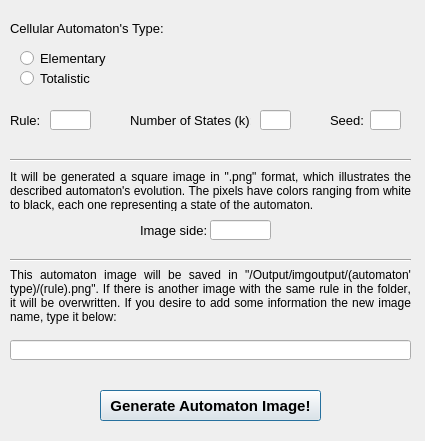
<?xml version="1.0" encoding="UTF-8"?>
<ui version="4.0">
 <class>DGenImg</class>
 <widget class="QDialog" name="DGenImg">
  <property name="geometry">
   <rect>
    <x>0</x>
    <y>0</y>
    <width>425</width>
    <height>441</height>
   </rect>
  </property>
  <property name="windowTitle">
   <string>Generate Image</string>
  </property>
  <property name="windowIcon">
   <iconset>
    <normaloff>logo.png</normaloff>logo.png</iconset>
  </property>
  <widget class="QRadioButton" name="radioButtonTotalistico">
   <property name="geometry">
    <rect>
     <x>20</x>
     <y>70</y>
     <width>82</width>
     <height>17</height>
    </rect>
   </property>
   <property name="font">
    <font>
     <pointsize>10</pointsize>
    </font>
   </property>
   <property name="text">
    <string>Totalistic</string>
   </property>
  </widget>
  <widget class="QLabel" name="labelStates">
   <property name="geometry">
    <rect>
     <x>130</x>
     <y>110</y>
     <width>121</width>
     <height>20</height>
    </rect>
   </property>
   <property name="font">
    <font>
     <pointsize>10</pointsize>
    </font>
   </property>
   <property name="text">
    <string>Number of States (k):</string>
   </property>
   <property name="buddy">
    <cstring>lineEditK</cstring>
   </property>
  </widget>
  <widget class="QLabel" name="labelRule">
   <property name="geometry">
    <rect>
     <x>10</x>
     <y>110</y>
     <width>31</width>
     <height>20</height>
    </rect>
   </property>
   <property name="font">
    <font>
     <pointsize>10</pointsize>
    </font>
   </property>
   <property name="text">
    <string>Rule: </string>
   </property>
   <property name="buddy">
    <cstring>lineEditRule</cstring>
   </property>
  </widget>
  <widget class="QLabel" name="labelInfo">
   <property name="geometry">
    <rect>
     <x>10</x>
     <y>260</y>
     <width>401</width>
     <height>71</height>
    </rect>
   </property>
   <property name="font">
    <font>
     <pointsize>9</pointsize>
     <strikeout>false</strikeout>
     <kerning>false</kerning>
    </font>
   </property>
   <property name="layoutDirection">
    <enum>Qt::LeftToRight</enum>
   </property>
   <property name="text">
    <string>This automaton image will be saved in &quot;/Output/imgoutput/(automaton' type)/(rule).png&quot;. If there is another image with the same rule in the folder, it will be overwritten. If you desire to add some information the new image name, type it below:</string>
   </property>
   <property name="textFormat">
    <enum>Qt::AutoText</enum>
   </property>
   <property name="scaledContents">
    <bool>false</bool>
   </property>
   <property name="alignment">
    <set>Qt::AlignJustify|Qt::AlignVCenter</set>
   </property>
   <property name="wordWrap">
    <bool>true</bool>
   </property>
   <property name="buddy">
    <cstring>lineEditInfo</cstring>
   </property>
  </widget>
  <widget class="QLabel" name="labelSide">
   <property name="geometry">
    <rect>
     <x>140</x>
     <y>220</y>
     <width>71</width>
     <height>21</height>
    </rect>
   </property>
   <property name="font">
    <font>
     <pointsize>10</pointsize>
    </font>
   </property>
   <property name="text">
    <string>Image side:</string>
   </property>
   <property name="buddy">
    <cstring>lineEditSide</cstring>
   </property>
  </widget>
  <widget class="Line" name="line_3">
   <property name="geometry">
    <rect>
     <x>10</x>
     <y>250</y>
     <width>401</width>
     <height>20</height>
    </rect>
   </property>
   <property name="orientation">
    <enum>Qt::Horizontal</enum>
   </property>
  </widget>
  <widget class="QLabel" name="labelSeed">
   <property name="geometry">
    <rect>
     <x>330</x>
     <y>110</y>
     <width>61</width>
     <height>21</height>
    </rect>
   </property>
   <property name="font">
    <font>
     <pointsize>10</pointsize>
    </font>
   </property>
   <property name="text">
    <string>Seed:</string>
   </property>
   <property name="buddy">
    <cstring>lineEditSeed</cstring>
   </property>
  </widget>
  <widget class="QPushButton" name="pushButtonGenerate">
   <property name="geometry">
    <rect>
     <x>100</x>
     <y>390</y>
     <width>221</width>
     <height>31</height>
    </rect>
   </property>
   <property name="font">
    <font>
     <pointsize>11</pointsize>
     <weight>75</weight>
     <bold>true</bold>
    </font>
   </property>
   <property name="text">
    <string>Generate Automaton Image!</string>
   </property>
  </widget>
  <widget class="QRadioButton" name="radioButtonElementar">
   <property name="geometry">
    <rect>
     <x>20</x>
     <y>50</y>
     <width>91</width>
     <height>17</height>
    </rect>
   </property>
   <property name="font">
    <font>
     <pointsize>10</pointsize>
    </font>
   </property>
   <property name="text">
    <string>Elementary</string>
   </property>
  </widget>
  <widget class="QLineEdit" name="lineEditSide">
   <property name="geometry">
    <rect>
     <x>210</x>
     <y>220</y>
     <width>61</width>
     <height>20</height>
    </rect>
   </property>
   <property name="text">
    <string/>
   </property>
  </widget>
  <widget class="QLabel" name="labelSideInfo">
   <property name="geometry">
    <rect>
     <x>10</x>
     <y>170</y>
     <width>401</width>
     <height>41</height>
    </rect>
   </property>
   <property name="font">
    <font>
     <pointsize>9</pointsize>
    </font>
   </property>
   <property name="text">
    <string>It will be generated a square image in &quot;.png&quot; format, which illustrates the described automaton's evolution. The pixels have colors ranging from white to black, each one representing a state of the automaton.</string>
   </property>
   <property name="alignment">
    <set>Qt::AlignJustify|Qt::AlignVCenter</set>
   </property>
   <property name="wordWrap">
    <bool>true</bool>
   </property>
  </widget>
  <widget class="QLineEdit" name="lineEditK">
   <property name="geometry">
    <rect>
     <x>260</x>
     <y>110</y>
     <width>31</width>
     <height>20</height>
    </rect>
   </property>
   <property name="text">
    <string/>
   </property>
  </widget>
  <widget class="QLineEdit" name="lineEditSeed">
   <property name="geometry">
    <rect>
     <x>370</x>
     <y>110</y>
     <width>31</width>
     <height>20</height>
    </rect>
   </property>
   <property name="text">
    <string/>
   </property>
  </widget>
  <widget class="QLineEdit" name="lineEditInfo">
   <property name="geometry">
    <rect>
     <x>10</x>
     <y>340</y>
     <width>401</width>
     <height>20</height>
    </rect>
   </property>
  </widget>
  <widget class="Line" name="line_2">
   <property name="geometry">
    <rect>
     <x>10</x>
     <y>150</y>
     <width>401</width>
     <height>20</height>
    </rect>
   </property>
   <property name="orientation">
    <enum>Qt::Horizontal</enum>
   </property>
  </widget>
  <widget class="QLineEdit" name="lineEditRule">
   <property name="geometry">
    <rect>
     <x>50</x>
     <y>110</y>
     <width>41</width>
     <height>20</height>
    </rect>
   </property>
   <property name="text">
    <string/>
   </property>
  </widget>
  <widget class="QLabel" name="labelTypeCA">
   <property name="geometry">
    <rect>
     <x>10</x>
     <y>20</y>
     <width>181</width>
     <height>16</height>
    </rect>
   </property>
   <property name="font">
    <font>
     <pointsize>10</pointsize>
    </font>
   </property>
   <property name="text">
    <string>Cellular Automaton's Type:</string>
   </property>
  </widget>
 </widget>
 <tabstops>
  <tabstop>radioButtonElementar</tabstop>
  <tabstop>radioButtonTotalistico</tabstop>
  <tabstop>lineEditRule</tabstop>
  <tabstop>lineEditK</tabstop>
  <tabstop>lineEditSeed</tabstop>
  <tabstop>lineEditSide</tabstop>
  <tabstop>lineEditInfo</tabstop>
  <tabstop>pushButtonGenerate</tabstop>
 </tabstops>
 <resources/>
 <connections>
  <connection>
   <sender>radioButtonElementar</sender>
   <signal>clicked(bool)</signal>
   <receiver>lineEditK</receiver>
   <slot>setDisabled(bool)</slot>
   <hints>
    <hint type="sourcelabel">
     <x>76</x>
     <y>54</y>
    </hint>
    <hint type="destinationlabel">
     <x>276</x>
     <y>116</y>
    </hint>
   </hints>
  </connection>
  <connection>
   <sender>radioButtonElementar</sender>
   <signal>clicked(bool)</signal>
   <receiver>lineEditSeed</receiver>
   <slot>setDisabled(bool)</slot>
   <hints>
    <hint type="sourcelabel">
     <x>90</x>
     <y>63</y>
    </hint>
    <hint type="destinationlabel">
     <x>384</x>
     <y>123</y>
    </hint>
   </hints>
  </connection>
  <connection>
   <sender>radioButtonTotalistico</sender>
   <signal>clicked(bool)</signal>
   <receiver>lineEditK</receiver>
   <slot>setEnabled(bool)</slot>
   <hints>
    <hint type="sourcelabel">
     <x>64</x>
     <y>78</y>
    </hint>
    <hint type="destinationlabel">
     <x>279</x>
     <y>116</y>
    </hint>
   </hints>
  </connection>
  <connection>
   <sender>radioButtonTotalistico</sender>
   <signal>clicked(bool)</signal>
   <receiver>lineEditSeed</receiver>
   <slot>setEnabled(bool)</slot>
   <hints>
    <hint type="sourcelabel">
     <x>50</x>
     <y>83</y>
    </hint>
    <hint type="destinationlabel">
     <x>391</x>
     <y>118</y>
    </hint>
   </hints>
  </connection>
  <connection>
   <sender>pushButtonGenerate</sender>
   <signal>clicked()</signal>
   <receiver>DGenImg</receiver>
   <slot>close()</slot>
   <hints>
    <hint type="sourcelabel">
     <x>154</x>
     <y>403</y>
    </hint>
    <hint type="destinationlabel">
     <x>65</x>
     <y>382</y>
    </hint>
   </hints>
  </connection>
 </connections>
</ui>
